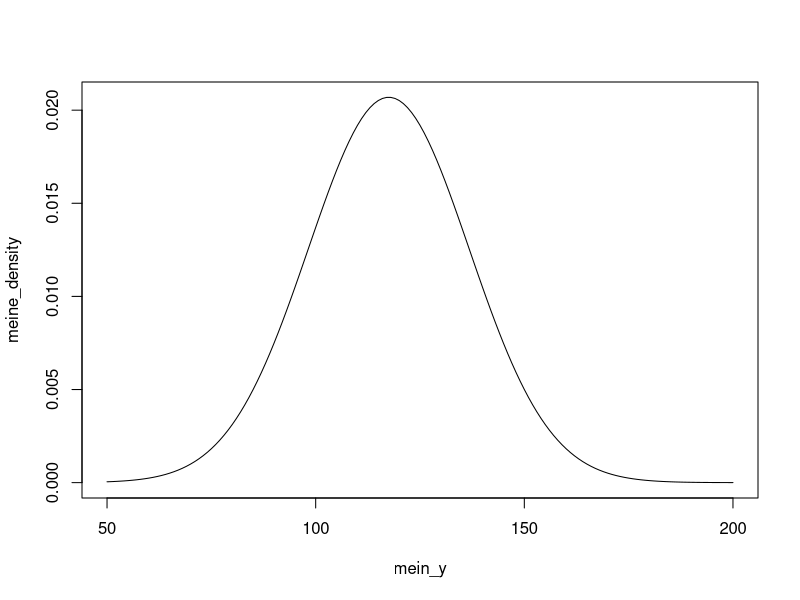
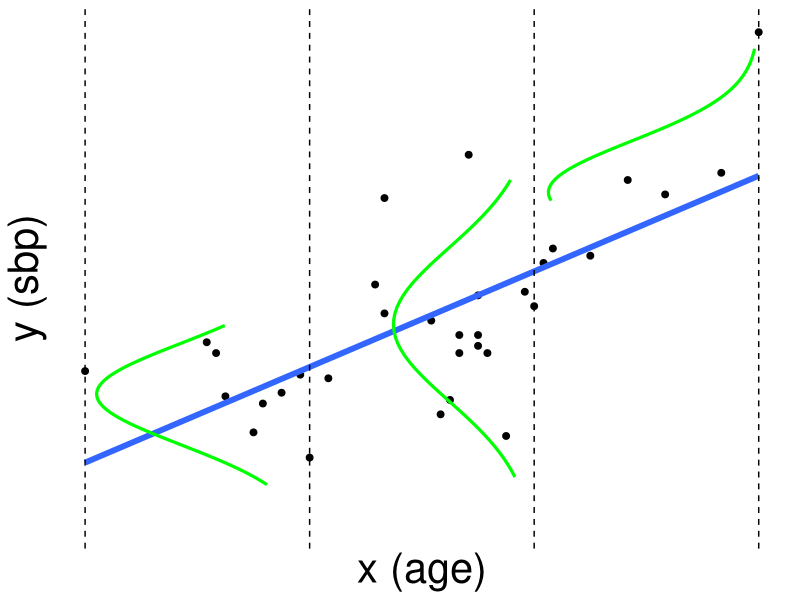

These figures' R source, in order: (Note: this script raises an error after producing the figures.)
library(ggplot2)
library(ggthemes)
library(ggpubr)

# our color scale for the book
cols = viridisLite::viridis(3)
liniendicke = 0.75
achsendicke = 1

#dat represents the data of american.woman
dat <- data.frame(x=c(22,41,52,23,41,54,24,46,56,27,47,57,28,48,58,9,49,59,30,49,63,32,50,67,33,51,71,35,51,77,40,51,81),
                  y=c(131,139,128,128,171,105,116,137,145,106,111,141,114,115,153,123,133,157,117,128,155,122,183,176,99,130,172,121,133,178,147,144,217))


number_of_age_sections = 4
max_age = max(dat$x)
min_age = min(dat$x)

# breaks: where you want to compute densities
breaks <- seq(min_age, max_age, len=number_of_age_sections)
dat$section <- cut(dat$x, breaks)

# Coefficients:
#               Estimate Std. Error t value Pr(>|t|)    
# (Intercept)   87.671     10.076   8.701 7.97e-10 ***
#   x              1.105      0.206   5.364 7.56e-06 ***
#   ---
#   Signif. codes:  0 '***' 0.001 '**' 0.01 '*' 0.05 '.' 0.1 ' ' 1
# 
# Residual standard error: 19.28 on 31 degrees of freedom

## Get the residuals


dat$res <- residuals(lm(y ~ x, data=dat)) 

fit = lm(y ~ x, data=dat)

new_data = dat[3,]

new_data$x = 18

summary(fit)

pred3 = predict(fit, newdata = new_data, se.fit = T)

pred3

select = c(3,10,30)
other_women = dat[select,]
other_women$x
pred = predict(fit, newdata = other_women, se.fit = T)

pred

pred$fit
mittelwert2 = pred$fit[2]
standardabweichung = pred$residual.scale

mein_y= 50:200
meine_density = dnorm(mein_y, mean = mittelwert2, sd = standardabweichung)

plot(mein_y, meine_density, type = "l")


## Compute densities for each section, and flip the axes, and add means of sections
## Note: the densities need to be scaled in relation to the section size (2000 here)
dens <- do.call(rbind, lapply(split(dat, dat$section), function(x) {
  d <- density(x$res, n=50)
  res <- data.frame(x=max(x$x)- d$y*2000, y=d$x+mean(x$y))
  res <- res[order(res$y), ]
  ## Get some data for normal lines as well
  xs <- seq(min(x$res), max(x$res), len=50)
  res <- rbind(res, data.frame(y=xs + mean(x$y),
                               x=max(x$x) - 800*dnorm(xs, 0, sd(x$res))))
  res$type <- rep(c("empirical", "normal"), each=50)
  res
}))
dens$section <- rep(levels(dat$section), each=100)

## Just normal
p = ggplot(dat, aes(x, y)) +
  geom_point(size=2) +
  xlab('x (age)') +  # Beschriftung der x-Achse
  ylab('y (sbp)') +  # Beschriftung der y-Achse
  xlim(c(0,100)) +   # Altersrange auf x-Achse
  ylim(c(90,250)) +  # Blutdruckrange auf y-Achse
  scale_y_continuous(breaks = NULL) +  # hide axis scaling
  scale_x_continuous(breaks = NULL) +
  geom_smooth(method="lm", fill=NA, lwd=2) +
  geom_path(data=dens[dens$type=="normal",], aes(x, y, group=section), 
            colour="green", lwd=1.1) +
  geom_vline(xintercept=breaks, lty=2) +
  theme_hc(base_size = 30) 
p

#save as pdf (with scale you change the thickness of lines, width=8.5cm is half a page width in the book)
ggsave(filename = "./CPD_nicht_fertig_v2.pdf",
       p1, width = 8.5, height = 7, units = "cm", scale = 1.5)
